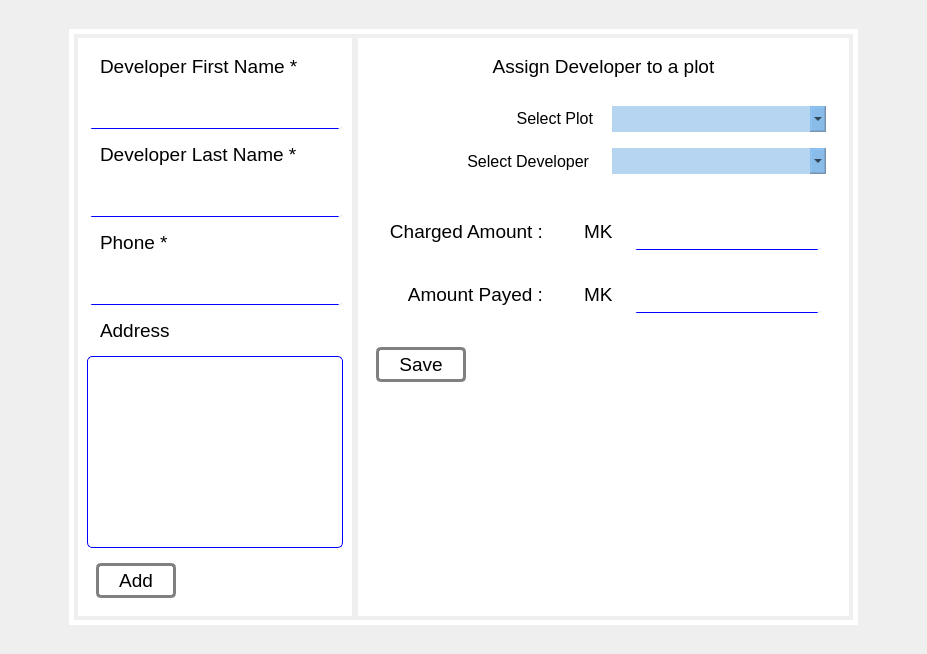
          <widget class="QWidget" name="tab">
           <attribute name="title">
            <string>Register Developer</string>
           </attribute>
           <layout class="QGridLayout" name="gridLayout_2">
            <item row="0" column="0">
             <widget class="QWidget" name="widget" native="true">
              <layout class="QVBoxLayout" name="verticalLayout_5">
               <item>
                <widget class="QWidget" name="chart" native="true">
                 <property name="font">
                  <font>
                   <pointsize>14</pointsize>
                  </font>
                 </property>
                 <layout class="QHBoxLayout" name="horizontalLayout_3">
                  <item>
                   <spacer name="horizontalSpacer">
                    <property name="orientation">
                     <enum>Qt::Horizontal</enum>
                    </property>
                    <property name="sizeHint" stdset="0">
                     <size>
                      <width>40</width>
                      <height>20</height>
                     </size>
                    </property>
                   </spacer>
                  </item>
                  <item>
                   <widget class="QWidget" name="widget_8" native="true">
                    <property name="minimumSize">
                     <size>
                      <width>300</width>
                      <height>0</height>
                     </size>
                    </property>
                    <property name="styleSheet">
                     <string notr="true">border: 5px solid #ffffff;
padding:3px;</string>
                    </property>
                    <layout class="QHBoxLayout" name="horizontalLayout_8">
                     <item>
                      <widget class="QWidget" name="widget_10" native="true">
                       <property name="minimumSize">
                        <size>
                         <width>200</width>
                         <height>0</height>
                        </size>
                       </property>
                       <property name="styleSheet">
                        <string notr="true">QWidget#widget_10{
		background: #ffffff;
		color: #333333;
		border: none;
		padding:120px
}</string>
                       </property>
                       <layout class="QVBoxLayout" name="verticalLayout_8">
                        <item>
                         <widget class="QLabel" name="label_14">
                          <property name="font">
                           <font>
                            <pointsize>14</pointsize>
                           </font>
                          </property>
                          <property name="text">
                           <string>Developer First Name *</string>
                          </property>
                         </widget>
                        </item>
                        <item>
                         <widget class="QLineEdit" name="firstname">
                          <property name="font">
                           <font>
                            <pointsize>14</pointsize>
                           </font>
                          </property>
                          <property name="styleSheet">
                           <string notr="true">QLineEdit{
border-bottom: 1 solid blue;
border-radius:5px;}

QLineEdit:hover{
	border:1px solid green;
}</string>
                          </property>
                         </widget>
                        </item>
                        <item>
                         <widget class="QLabel" name="label_15">
                          <property name="font">
                           <font>
                            <pointsize>14</pointsize>
                           </font>
                          </property>
                          <property name="text">
                           <string>Developer Last Name *</string>
                          </property>
                         </widget>
                        </item>
                        <item>
                         <widget class="QLineEdit" name="lastname">
                          <property name="font">
                           <font>
                            <pointsize>14</pointsize>
                           </font>
                          </property>
                          <property name="styleSheet">
                           <string notr="true">QLineEdit{
border-bottom: 1 solid blue;
border-radius:5px;}

QLineEdit:hover{
	border:1px solid green;
}</string>
                          </property>
                         </widget>
                        </item>
                        <item>
                         <widget class="QLabel" name="label_17">
                          <property name="font">
                           <font>
                            <pointsize>14</pointsize>
                           </font>
                          </property>
                          <property name="text">
                           <string>Phone *</string>
                          </property>
                         </widget>
                        </item>
                        <item>
                         <widget class="QLineEdit" name="phone">
                          <property name="font">
                           <font>
                            <pointsize>14</pointsize>
                           </font>
                          </property>
                          <property name="styleSheet">
                           <string notr="true">QLineEdit{
border-bottom: 1 solid blue;
border-radius:5px;}

QLineEdit:hover{
	border:1px solid green;
}</string>
                          </property>
                         </widget>
                        </item>
                        <item>
                         <widget class="QLabel" name="label_10">
                          <property name="font">
                           <font>
                            <pointsize>14</pointsize>
                           </font>
                          </property>
                          <property name="text">
                           <string>Address</string>
                          </property>
                         </widget>
                        </item>
                        <item>
                         <widget class="QTextEdit" name="address">
                          <property name="font">
                           <font>
                            <pointsize>14</pointsize>
                           </font>
                          </property>
                          <property name="styleSheet">
                           <string notr="true">border: 1 solid blue;
border-radius:5px;</string>
                          </property>
                         </widget>
                        </item>
                        <item>
                         <widget class="QWidget" name="widget_11" native="true">
                          <property name="styleSheet">
                           <string notr="true">margin: 0;</string>
                          </property>
                          <layout class="QHBoxLayout" name="horizontalLayout_7">
                           <item>
                            <widget class="QPushButton" name="add_btn_2">
                             <property name="font">
                              <font>
                               <pointsize>14</pointsize>
                              </font>
                             </property>
                             <property name="styleSheet">
                              <string notr="true">margin: 0px;
border: 3px solid grey;
padding-right:20px;
padding-left:20px;
border-radius:5px;</string>
                             </property>
                             <property name="text">
                              <string>Add</string>
                             </property>
                            </widget>
                           </item>
                           <item>
                            <spacer name="horizontalSpacer_5">
                             <property name="orientation">
                              <enum>Qt::Horizontal</enum>
                             </property>
                             <property name="sizeHint" stdset="0">
                              <size>
                               <width>40</width>
                               <height>20</height>
                              </size>
                             </property>
                            </spacer>
                           </item>
                          </layout>
                         </widget>
                        </item>
                       </layout>
                      </widget>
                     </item>
                     <item>
                      <widget class="QWidget" name="widget_2" native="true">
                       <property name="minimumSize">
                        <size>
                         <width>100</width>
                         <height>0</height>
                        </size>
                       </property>
                       <property name="styleSheet">
                        <string notr="true">QWidget#widget_2{
		background: #ffffff;
		color: #333333;
		border: none;
		padding:120px
}</string>
                       </property>
                       <layout class="QVBoxLayout" name="verticalLayout_7">
                        <item>
                         <widget class="QLabel" name="label_12">
                          <property name="font">
                           <font>
                            <pointsize>14</pointsize>
                           </font>
                          </property>
                          <property name="text">
                           <string>Assign Developer to a plot</string>
                          </property>
                          <property name="alignment">
                           <set>Qt::AlignCenter</set>
                          </property>
                         </widget>
                        </item>
                        <item>
                         <widget class="QWidget" name="widget_12" native="true">
                          <layout class="QGridLayout" name="gridLayout_6">
                           <item row="0" column="0">
                            <widget class="QLabel" name="label_13">
                             <property name="font">
                              <font>
                               <pointsize>12</pointsize>
                              </font>
                             </property>
                             <property name="text">
                              <string>&lt;html&gt;&lt;head/&gt;&lt;body&gt;&lt;p align=&quot;right&quot;&gt;Select Plot&lt;/p&gt;&lt;/body&gt;&lt;/html&gt;</string>
                             </property>
                            </widget>
                           </item>
                           <item row="0" column="1">
                            <widget class="QComboBox" name="plot_combo">
                             <property name="font">
                              <font>
                               <pointsize>11</pointsize>
                              </font>
                             </property>
                             <property name="styleSheet">
                              <string notr="true">background: rgba(70,150,220,0.4);</string>
                             </property>
                            </widget>
                           </item>
                           <item row="1" column="0">
                            <widget class="QLabel" name="label_8">
                             <property name="font">
                              <font>
                               <pointsize>12</pointsize>
                              </font>
                             </property>
                             <property name="text">
                              <string>Select Developer</string>
                             </property>
                             <property name="alignment">
                              <set>Qt::AlignRight|Qt::AlignTrailing|Qt::AlignVCenter</set>
                             </property>
                            </widget>
                           </item>
                           <item row="1" column="1">
                            <widget class="QComboBox" name="customers_list">
                             <property name="font">
                              <font>
                               <pointsize>11</pointsize>
                              </font>
                             </property>
                             <property name="styleSheet">
                              <string notr="true">background: rgba(70,150,220,0.4);</string>
                             </property>
                            </widget>
                           </item>
                          </layout>
                         </widget>
                        </item>
                        <item>
                         <widget class="QWidget" name="widget_7" native="true">
                          <layout class="QGridLayout" name="gridLayout_5">
                           <item row="0" column="0">
                            <widget class="QLabel" name="label_16">
                             <property name="font">
                              <font>
                               <pointsize>14</pointsize>
                              </font>
                             </property>
                             <property name="text">
                              <string>Charged Amount :</string>
                             </property>
                             <property name="alignment">
                              <set>Qt::AlignRight|Qt::AlignTrailing|Qt::AlignVCenter</set>
                             </property>
                            </widget>
                           </item>
                           <item row="1" column="0">
                            <widget class="QLabel" name="label_6">
                             <property name="font">
                              <font>
                               <pointsize>14</pointsize>
                               <weight>50</weight>
                               <bold>false</bold>
                              </font>
                             </property>
                             <property name="text">
                              <string>Amount Payed :</string>
                             </property>
                             <property name="alignment">
                              <set>Qt::AlignRight|Qt::AlignTrailing|Qt::AlignVCenter</set>
                             </property>
                            </widget>
                           </item>
                           <item row="0" column="1">
                            <widget class="QWidget" name="widget_18" native="true">
                             <layout class="QHBoxLayout" name="horizontalLayout_9">
                              <item>
                               <widget class="QLabel" name="label_18">
                                <property name="font">
                                 <font>
                                  <pointsize>14</pointsize>
                                 </font>
                                </property>
                                <property name="text">
                                 <string>MK</string>
                                </property>
                               </widget>
                              </item>
                              <item>
                               <widget class="QLineEdit" name="charged_amount">
                                <property name="font">
                                 <font>
                                  <pointsize>14</pointsize>
                                 </font>
                                </property>
                                <property name="styleSheet">
                                 <string notr="true">QLineEdit{
border-bottom: 1 solid blue;
border-radius:5px;}

QLineEdit:hover{
	border:1px solid green;
}</string>
                                </property>
                               </widget>
                              </item>
                             </layout>
                            </widget>
                           </item>
                           <item row="1" column="1">
                            <widget class="QWidget" name="widget_19" native="true">
                             <layout class="QHBoxLayout" name="horizontalLayout_10">
                              <item>
                               <widget class="QLabel" name="label_19">
                                <property name="font">
                                 <font>
                                  <pointsize>14</pointsize>
                                 </font>
                                </property>
                                <property name="text">
                                 <string>MK</string>
                                </property>
                               </widget>
                              </item>
                              <item>
                               <widget class="QLineEdit" name="payed_amount">
                                <property name="font">
                                 <font>
                                  <pointsize>14</pointsize>
                                 </font>
                                </property>
                                <property name="styleSheet">
                                 <string notr="true">QLineEdit{
border-bottom: 1 solid blue;
border-radius:5px;}

QLineEdit:hover{
	border:1px solid green;
}</string>
                                </property>
                               </widget>
                              </item>
                             </layout>
                            </widget>
                           </item>
                          </layout>
                         </widget>
                        </item>
                        <item>
                         <widget class="QWidget" name="widget_13" native="true">
                          <layout class="QHBoxLayout" name="horizontalLayout_5">
                           <item>
                            <widget class="QPushButton" name="save">
                             <property name="font">
                              <font>
                               <pointsize>14</pointsize>
                              </font>
                             </property>
                             <property name="styleSheet">
                              <string notr="true">margin: 0px;
border: 3px solid grey;
padding-right:20px;
padding-left:20px;
border-radius:5px;</string>
                             </property>
                             <property name="text">
                              <string>Save</string>
                             </property>
                            </widget>
                           </item>
                           <item>
                            <spacer name="horizontalSpacer_3">
                             <property name="orientation">
                              <enum>Qt::Horizontal</enum>
                             </property>
                             <property name="sizeHint" stdset="0">
                              <size>
                               <width>40</width>
                               <height>20</height>
                              </size>
                             </property>
                            </spacer>
                           </item>
                          </layout>
                         </widget>
                        </item>
                        <item>
                         <widget class="QWidget" name="widget_9" native="true">
                          <property name="styleSheet">
                           <string notr="true">margin: 0;</string>
                          </property>
                          <layout class="QHBoxLayout" name="horizontalLayout_6">
                           <item>
                            <spacer name="verticalSpacer">
                             <property name="orientation">
                              <enum>Qt::Vertical</enum>
                             </property>
                             <property name="sizeHint" stdset="0">
                              <size>
                               <width>20</width>
                               <height>40</height>
                              </size>
                             </property>
                            </spacer>
                           </item>
                          </layout>
                         </widget>
                        </item>
                       </layout>
                      </widget>
                     </item>
                    </layout>
                   </widget>
                  </item>
                  <item>
                   <spacer name="horizontalSpacer_2">
                    <property name="orientation">
                     <enum>Qt::Horizontal</enum>
                    </property>
                    <property name="sizeHint" stdset="0">
                     <size>
                      <width>40</width>
                      <height>20</height>
                     </size>
                    </property>
                   </spacer>
                  </item>
                 </layout>
                </widget>
               </item>
              </layout>
             </widget>
            </item>
           </layout>
          </widget>
